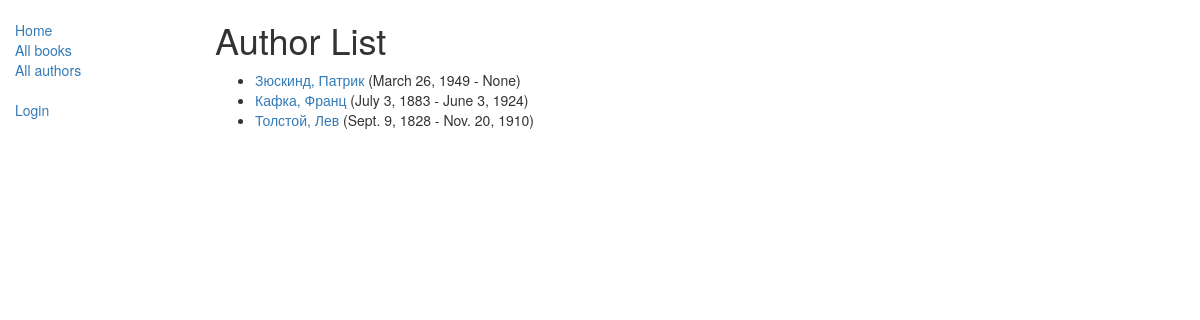
Screenshot of /catalog/authors/ with the database file from the repository.
### catalog/models.py (models this page shows, shortened)
class Author(models.Model):
    first_name = models.CharField(max_length=100)
    last_name = models.CharField(max_length=100)
    date_of_birth = models.DateField(null=True, blank=True)
    date_of_death = models.DateField('died', null=True, blank=True)
    class Meta:
        ordering = ['last_name', 'first_name']
    def get_absolute_url(self):
        return reverse('author-detail', args=[str(self.id)])

### catalog/views.py (the view)
class AuthorListView(generic.ListView):
    model = Author
    paginate_by = 10

### catalog/templates/catalog/author_list.html
{% extends "base_generic.html" %}
{% block content %}
    <h1>Author List</h1>
    {% if author_list %}
    <ul>
      {% for author in author_list %}
      <li>
        <a href="{{ author.get_absolute_url }}">{{ author.last_name }}, {{author.first_name}} </a>
        <span> ({{ author.date_of_birth }} - {{author.date_of_death}}) </span>
      </li>
      {% endfor %}
    </ul>
    {% else %}
      <p>There are no authors in the library.</p>
    {% endif %}
{% endblock %}

### rows the page displays
Author: last_name "Зюскинд", first_name "Патрик", date_of_birth "March 26, 1949", date_of_death "None"
Author: last_name "Кафка", first_name "Франц", date_of_birth "July 3, 1883", date_of_death "June 3, 1924"
Author: last_name "Толстой", first_name "Лев", date_of_birth "Sept. 9, 1828", date_of_death "Nov. 20, 1910"
